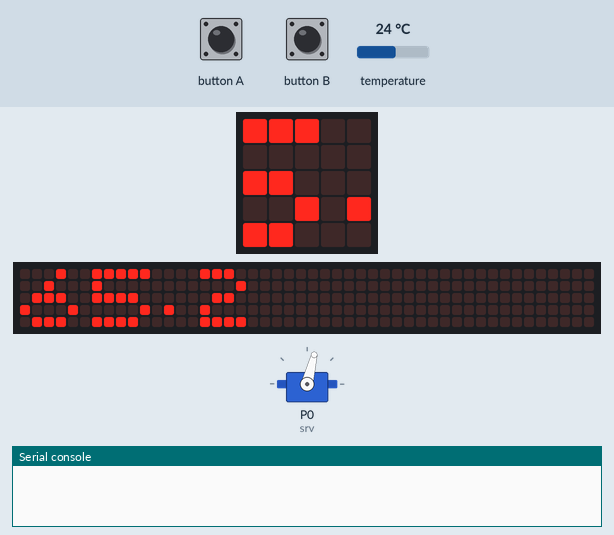
Bench run of a program on a simulated BBC micro:bit running MicroPython. Shown: servo, the board's 5×5 LED display, a strip that is not on the board, showing the scrolling text unrolled, the last lines printed to the serial console. The test bench sets the inputs (shaded band); at power-on: temperature 24 °C. The 48×5 strip is a reading aid, not a part: it shows the text the display is scrolling, unrolled, one strip-width of it at a time; servo angles are drawn from the pulse width (0.5 ms = 0°, 2.5 ms = 180°).

Above: at 2.27 s.
2.3 s: temperature set to 25.3 °C
At 11.86 s:
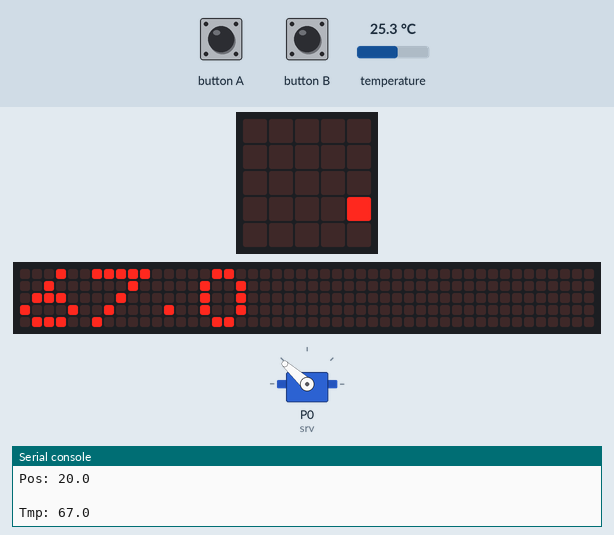
12.0 s: temperature set to 26.6 °C
At 22.5 s:
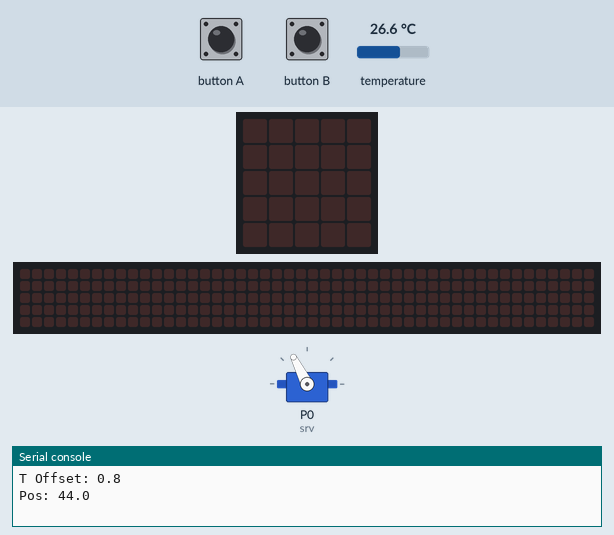
24.5 s: button A pressed for 0.15 s
At 24.68 s:
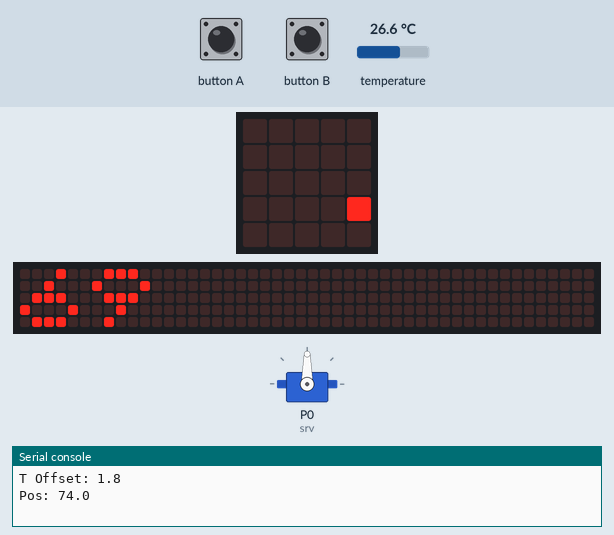
25.2 s: temperature set to 27.7 °C
At 36.0 s:
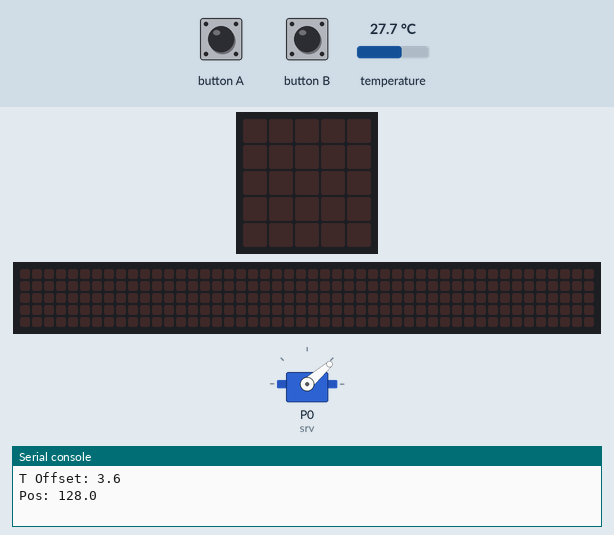
38.0 s: button A pressed for 1 s
At 38.43 s:
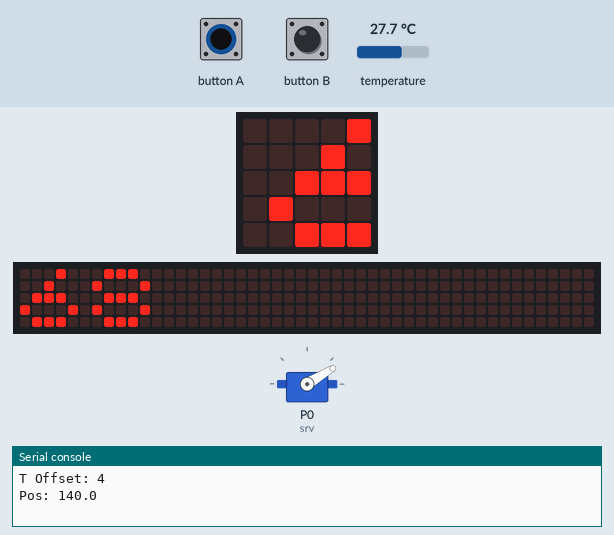
39.6 s: button B pressed for 0.15 s
At 39.93 s:
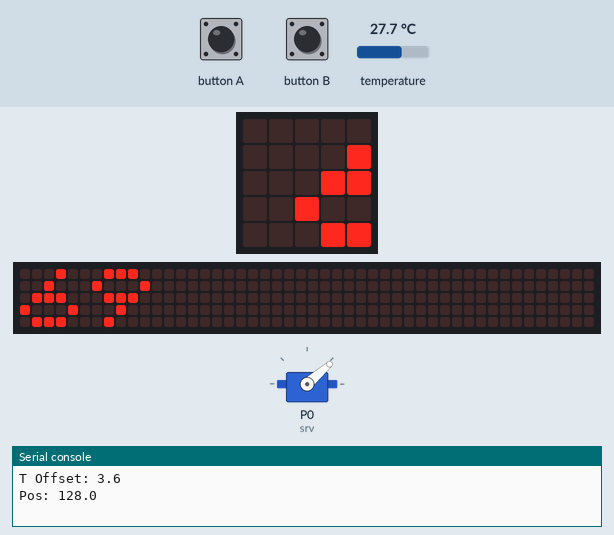
Timing chart, 0 to 41.3 s (numbered marks = the images above; inputs shaded):
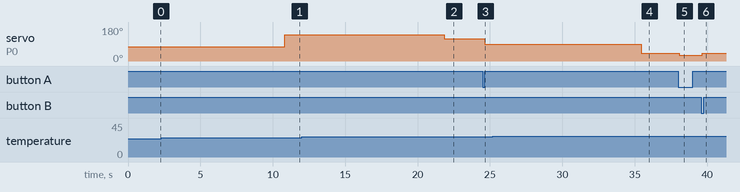

Measured:
- the behaviour switches between 25.9 and 26 °C on temperature (found by bisection; images 1 and 2)
- the behaviour switches between 26.9 and 27 °C on temperature (found by bisection; images 3 and 4)
- after the input at 12.0 s, servo on P0 (srv): 138° → 117° after 9.8 s
- after the input at 24.5 s, servo on P0 (srv): 117° → 90° after 0.14 s
- after the input at 25.2 s, servo on P0 (srv): 90° → 41° after 10.3 s
- after the input at 38.0 s, servo on P0 (srv): 41° → 31° after 0.06 s
- after the input at 39.6 s, servo on P0 (srv): 31° → 41° after 0.06 s; the display: first changes after 0.06 s (image 6 shows a later state)

The program:

tempmgr.py
```python
from microbit import display
from microbit import pin0
from microbit import button_a, button_b
from microbit import temperature
from microbit import sleep
from servo import Servo

def disp(val):
    return display.scroll(str(val), 100, wait=False)

# farenheight temperature
temperature_f = lambda: temperature() * (9 / 5) + 32


A_HEAT = 140
A_COOL = 20
T_RNG = 2
T_OFFSET = -10

tmp = 70
last_tmp = tmp
last_pos = 90

srv = Servo(pin0, 440, 2240)
srv.pos(last_pos)
srv.start()
sleep(1000)
srv.stop()

def update_pos(curr_tmp):
    global last_pos
    min_tmp = tmp - T_RNG
    # calclate offet into the temp range
    tmp_offset = max(0, min(curr_tmp - min_tmp, T_RNG * 2))
    pos = (A_HEAT - A_COOL) * (tmp_offset / (T_RNG * 2)) + A_COOL
    print("T Offset: {}\nPos: {}\n".format(tmp_offset, pos))
    if pos != last_pos:
        srv.pos(pos)
        srv.start()
        sleep(1000)
        srv.stop()
        last_pos = pos

disp(temperature_f() + T_OFFSET)

loops = 0
while True:
    offset = button_b.get_presses() - button_a.get_presses()
    if offset != 0:
        tmp = max(50, min(tmp + offset, 100))
        print("Chg: {}\nNew T: {}\n".format(offset, tmp))
        disp(tmp)
        update_pos(temperature_f() + T_OFFSET)
        loops = 0
        continue

    loops = (loops + 1) % 50 # 0.200s * 50 = 10s
    if loops == 0:
        curr_tmp = temperature_f() + T_OFFSET
        if curr_tmp != last_tmp:
            update_pos(curr_tmp)
            last_tmp = curr_tmp
        print("Tmp: {}".format(curr_tmp))
        disp(curr_tmp)

    sleep(200)
```

servo.py
```python
class Servo:
    def _calc_duty(self, val):
        return float(val) / (self._cycle_ms * 1000) * 1023

    def __init__(self, pin, min_us=1000, max_us=2000, cycle_ms=20):
        self.pin = pin

        self._cycle_ms = max(5, min(cycle_ms, 300))
        self._d_min = self._calc_duty(max(300, min_us))
        self._d_max = self._calc_duty(min(max_us, 3000))

        self._on = False
        self._pos = 90

        # turn off the pin so we aren't sending an initial position
        self.stop()

    def stop(self):
        self.pin.write_digital(0)
        self._on = False

    def start(self):
        self.pin.set_analog_period(self._cycle_ms)
        self._on = True
        self._update()

    def pos(self, angle):
        self._pos = max(0, min(angle, 180))
        if self._on:
            self._update()

    def _update(self):
        duty = self._d_min + (self._d_max - self._d_min) * ((180 - self._pos) / 180)
        self.pin.write_analog(duty)

    def calibration(self, min_us, max_us, cycle_ms=20):
        self._cycle_ms = max(5, min(cycle_ms, 300))
        self._d_min = self._calc_duty(max(300, min_us))
        self._d_max = self._calc_duty(min(max_us, 3000))
        if self._on:
            self._update()
```
